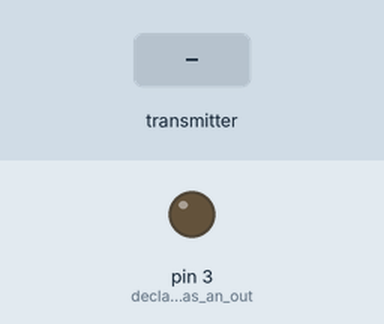
Recording of a sketch running on a simulated Arduino Uno, built with avr-gcc and run on an emulated ATmega328P. On the bench: output pins drawn as LEDs (lit = HIGH). The test bench sets the inputs (shaded band). No radio packets arrive unless stated.

Above: at 1.2 s.
1.3 s: the transmitter starts sending buttonState = 1
At 2.5 s:
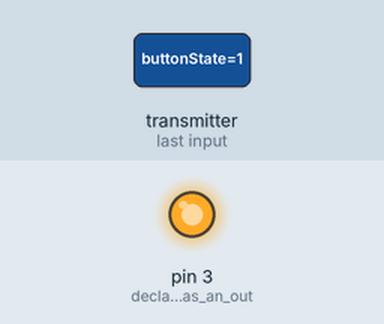
2.8 s: the transmitter starts sending buttonState = 0
At 3.8 s:
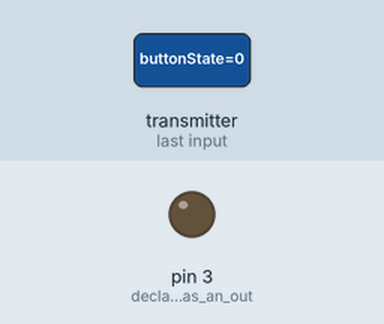
Timing chart, 0 to 5.8 s (numbered marks = the images above; inputs shaded):
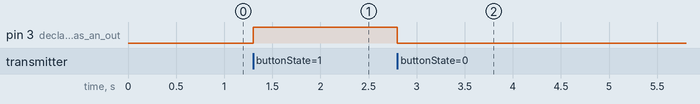

Measured:
- after the input at 1.3 s, pin 3 (declares_LEDpin_as_an_out): LOW → HIGH at once
- after the input at 2.8 s, pin 3 (declares_LEDpin_as_an_out): HIGH → LOW at once

The sketch:

1_Ch_nRF24l01_Receiver_code.ino
```cpp
/*
 * This is a 1 channel nrf24l01 transmitter and receiver code.
 * There is a single output(led control) in the receiver which can controlled with the pushbutton in transmitter;
 */


#include <SPI.h>
#include <RF24.h>
#include <nRF24L01.h>

RF24 radio(7,8); // declaring CE and CSN pins
const byte address[] = "node1";

bool buttonState = 0; // stores the received data of state of button after

void setup() {
  radio.begin(); // initializes the operations of the chip
  radio.openReadingPipe(0, address);
  radio.setPALevel(RF24_PA_MIN);
  radio.startListening();

  pinMode(3, OUTPUT); // declares LEDpin as an output

}


void loop() {
  while(radio.available()){
    radio.read(&buttonState, sizeof(buttonState));
    digitalWrite(3, buttonState);
  }

}
```
